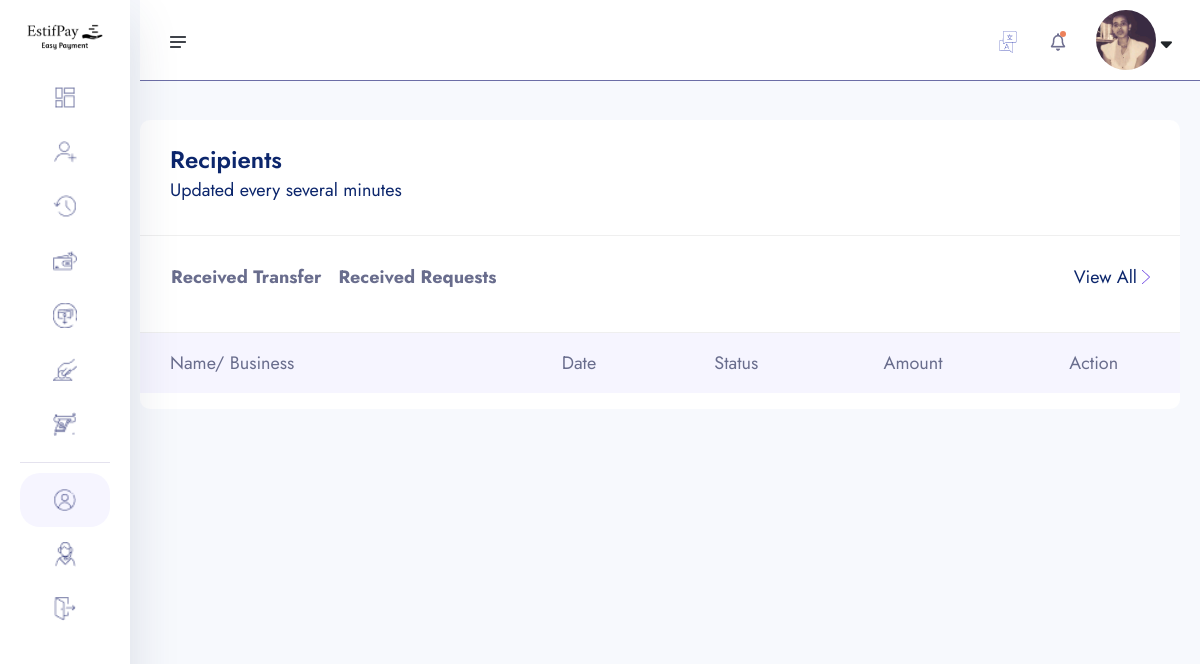
Before: /recipients/ (signed in) with the older database file.
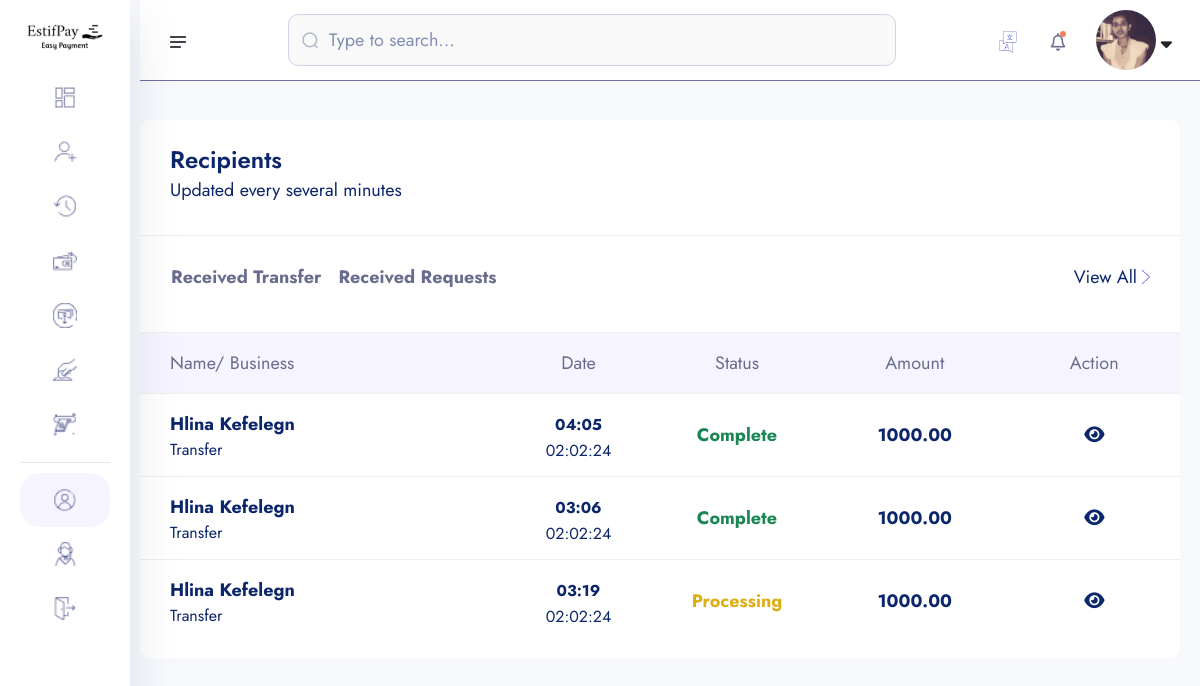
After: the same page with the newer database file.
### core/models.py (models this page shows, shortened)
class Transaction(models.Model):
    transaction_id = ShortUUIDField(unique=True, length=15, max_length=20, prefix="TRN")
    user = models.ForeignKey(User, on_delete=models.SET_NULL, null=True, related_name="user")
    amount = models.DecimalField(max_digits=12, decimal_places=2, default=0.00)
    description = models.TextField(max_length=1000, default="No Reason")
    reciver = models.ForeignKey(User, on_delete=models.SET_NULL, null=True, related_name="reviver")
    sender = models.ForeignKey(User, on_delete=models.SET_NULL, null=True, related_name="sender")
    sender_account = models.ForeignKey(Account, on_delete=models.SET_NULL, null=True, related_name="sender_account")
    reciver_account = models.ForeignKey(Account, on_delete=models.SET_NULL, null=True, related_name="reciver_account")
    status = models.CharField(choices=TRANSACTION_STATUS, max_length=100, default="pending")
    transaction_type = models.CharField(choices=TRANSACTION_TYPE, max_length=100, default="none")
    date = models.DateTimeField(auto_now_add=True)
    updated = models.DateTimeField(auto_now_add=False, null=True, blank=True)

### userauth/models.py (models this page shows, shortened)
class User(AbstractUser):
    username =models.CharField(max_length=100)
    email = models.EmailField(unique=True)
    is_staff = models.BooleanField(default=False)
    is_superuser = models.BooleanField(default=False)
    USERNAME_FIELD = "email"
    REQUIRED_FIELDS = ['username']

### account/models.py (models this page shows, shortened)
class KYC(models.Model):
    id = models.UUIDField(primary_key=True, unique=True, default=uuid4, editable=False)
    user = models.OneToOneField(User, on_delete=models.CASCADE)
    account = models.OneToOneField(Account, on_delete=models.CASCADE, null=True, blank=True)
    fullname = models.CharField(max_length=100)
    image = models.ImageField(upload_to="kyc", default="static/assets/images/profile.jpeg")
    maritial_status = models.CharField(max_length=40, choices = MARITIAL_STATUS)
    gender = models.CharField(choices=GENDER, max_length=40)
    identity_type = models.CharField(choices=IDENTITY_TYPE, max_length=140)
    identity_image = models.ImageField(upload_to="kyc", default="default.jpg")
    date_of_birth = models.DateField(auto_now_add=False)
    signature = models.ImageField(upload_to="kyc")
    country = models.CharField(max_length=100)
    state = models.CharField(max_length=100)
    city = models.CharField(max_length=100)
    mobile = models.CharField(max_length=1000)
    fax = models.CharField(max_length=1000)
    date = models.DateTimeField(auto_now_add=True)

### core/transaction.py (the view)
# urls.py: path('recipients/', transaction.recipient_list, name="recipients")
def recipient_list(request):
    reciver_transaction = Transaction.objects.filter(reciver=request.user, transaction_type="transfer").order_by('-id')
    reciver_request_transaction = Transaction.objects.filter(reciver=request.user, transaction_type="request").order_by('-id')
    context = {
        "reciver_transaction":reciver_transaction,
        "reciver_request_transaction":reciver_request_transaction
    }
    return render(request, "transaction/recipients.html", context)

### templates/transaction/recipients.html (shortened to what the changed rows need)
{% extends "partials/dashboard-base.html" %}
{% load static %}
{% load humanize %}
{% block content %}
    <section class="dashboard-section body-collapse">
        <div class="overlay pt-120">
            <div class="container-fruid">
                <div class="row">
                    <div class="col-xl-12 col-lg-12">
                        <div class="section-content">
                            <div class="transactions-area">
                                <div class="tab-content mt-40">
                                    <div class="tab-pane fade show active" id="latest" role="tabpanel" aria-labelledby="latest-tab">
                                        <div class="table-responsive">
                                            <table class="table">
                                                <thead>
                                                    <tr>
                                                        <th scope="col">Name/ Business</th>
                                                        <th scope="col">Date</th>
                                                        <th scope="col">Status</th>
                                                        <th scope="col">Amount</th>
                                                        <th scope="col">Action</th>
                                                    </tr>
                                                </thead>
                                                <tbody>
                                                    {% for s in reciver_transaction %}
                                                        <tr data-bs-toggle="modal" data-bs-target="#transactionsMod">
                                                            <th scope="row">
                                                                <p>{{s.sender.kyc.fullname}}</p>
                                                                <p class="mdr">{{s.transaction_type|title}}</p>
                                                            </th>
                                                            <td>
                                                                <p><small>{{s.date|date:"h:s"}}</small></p>
                                                                <p class="mdr">{{s.date|date:"d:m:y"}}</p>
                                                            </td>
                                                            <td>
                                                                {% if s.status == 'complete' %}
                                                                    <p class="text-success">{{s.status|title}}</p>
                                                                    {% endif %}
                                                                    {% if s.status == 'processing' %}
                                                                    <p class="inprogress">{{s.status|title}}</p>
                                                                    {% endif %}
                                                                </td>
                                                            <td>
                                                                <p>{{s.amount}}</p>
                                                            </td>
                                                            <td>
                                                                <a href="{% url "core:transaction-detail" s.transaction_id %}" class=""><i class="fas fa-eye"></i></a>
                                                            </td>
                                                        </tr>
                                                    {% endfor %}
                                                </tbody>
                                            </table>
                                        </div>
                                    </div>
                                </div>
                            </div>
                        </div>
                    </div>
                </div>
            </div>
        </section>
        {% endblock %}

### templates/partials/dashboard-base.html (shortened to what the changed rows need)
{% load static %}
<!doctype html>
<html lang="en">
<head>
    <link rel="stylesheet" href="{% static 'assets1/css/bootstrap.min.css' %}">
    <link rel="stylesheet" href="{% static 'assets1/css/fontawesome.min.css' %}">
    <link rel="stylesheet" href="{% static 'assets1/css/jquery-ui.css' %}">
    <link rel="stylesheet" href="{% static 'assets1/css/plugin/apexcharts.css' %}">
    <link rel="stylesheet" href="{% static 'assets1/css/plugin/nice-select.css' %}">
    <link rel="stylesheet" href="{% static 'assets1/css/arafat-font.css' %}">
    <link rel="stylesheet" href="{% static 'assets1/css/plugin/animate.css' %}">
    <link rel="stylesheet" href="{% static 'assets1/css/style.css' %}">
</head>
<body>
    <header class="header-section body-collapse">
        <div class="overlay">
            <div class="container-fruid">
                <div class="row d-flex header-area">
                    <div class="navbar-area d-flex align-items-center justify-content-between">
                        {% if request.user.is_authenticated and request.user.is_staff %}
                        <form method="POST" class="flex-fill">
                            <div class="form-group d-flex align-items-center">
                                <img src="{% static 'assets1/images/icon/search.png' %}" alt="icon">
                                <input type="text" placeholder="Type to search...">
                            </div>
                        </form>
                        {% endif %}
                    </div>
                </div>
            </div>
        </div>
    </header>
{% block content %}
{% endblock content %}
</body>
</html>

Changed rows visible on the page:
changed User: is_staff False → True (drawn)
added Transaction: sender.kyc.fullname "Hlina Kefelegn", transaction_type "Transfer", date "04:05", date "02:02:24", status "Complete", amount "1000.00"
added Transaction: sender.kyc.fullname "Hlina Kefelegn", transaction_type "Transfer", date "03:06", date "02:02:24", status "Complete", amount "1000.00"
added Transaction: sender.kyc.fullname "Hlina Kefelegn", transaction_type "Transfer", date "03:19", date "02:02:24", status "Processing", amount "1000.00"
